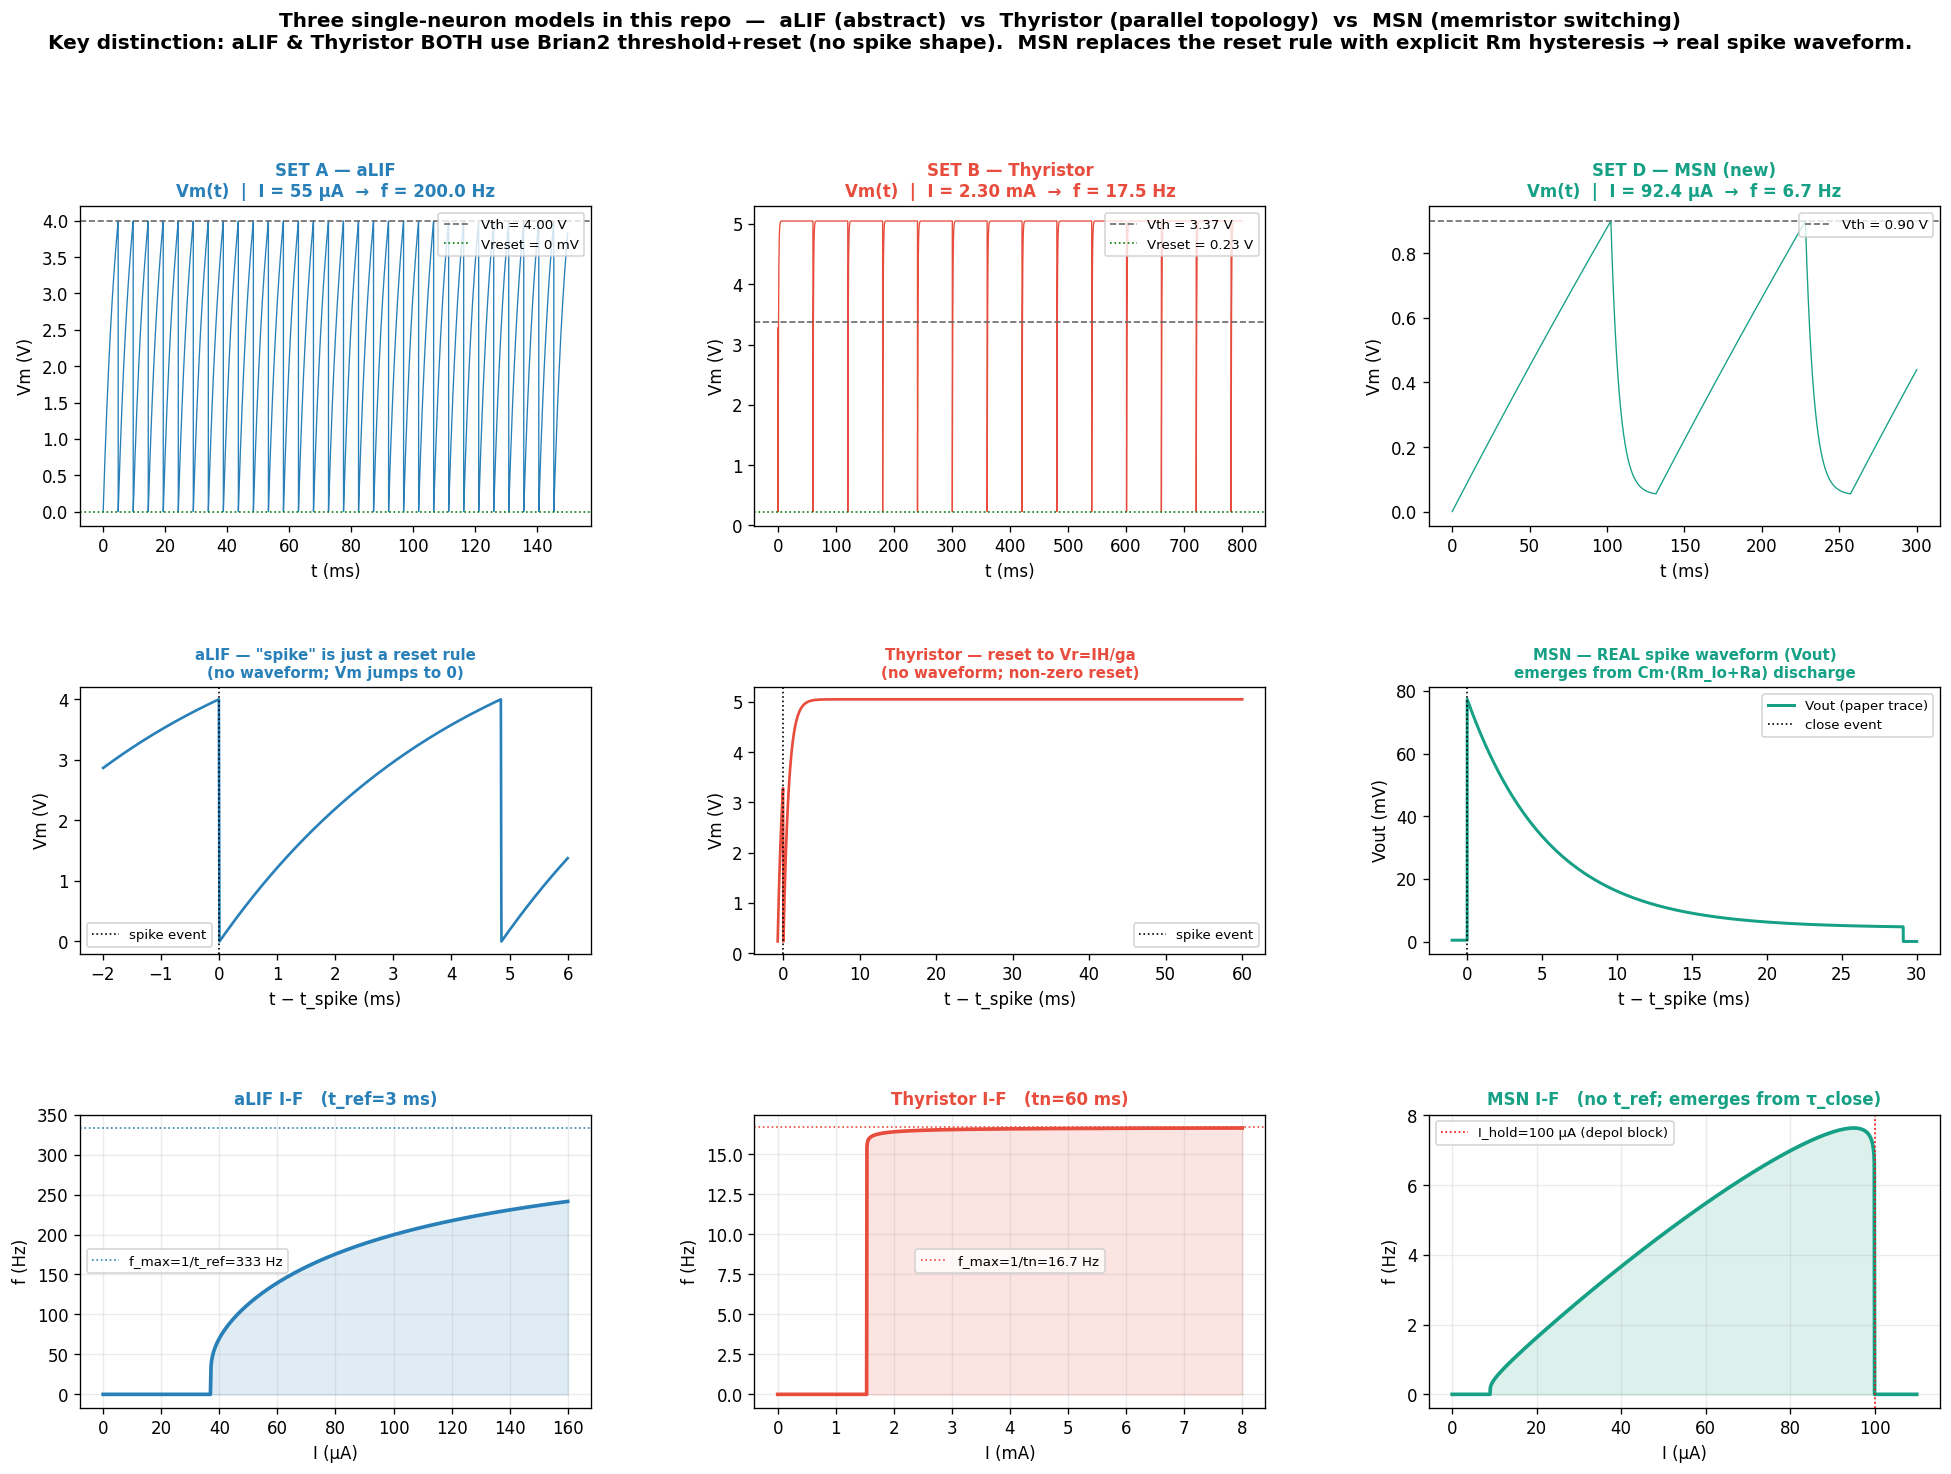

The Python source for this figure:
"""
ns_msn_compare.py
=================
Side-by-side comparison of three single-neuron models in this repo.

  SET A — aLIF        (modelcopare.py SET A)
          series  Rm+Ra,  fixed Rm = Rm_hi,  threshold+reset rule (Vm→0).
          NO spike shape; refractoriness = t_ref parameter.

  SET B — Thyristor   (modelcopare.py SET B)
          parallel  ga ∥ gg,  threshold+reset to Vr = IH/ga ≠ 0.
          NO spike shape; refractoriness = tn parameter.

  SET D — MSN         (ns_msn_v1.py — this thread)
          series  Rm+Ra,  HYSTERETIC Rm (state machine Rm_hi ↔ Rm_lo).
          REAL spike shape: Cm discharges through Rm_lo+Ra during closed phase.
          NO t_ref; refractoriness emerges from τ_close = Cm·(Rm_lo+Ra).
          Wu et al. 2023 §2, Fig. 1e + Fig. 2 (paper-faithful).

  (MSBN — not implemented here. Requires an extra Cs+Rs second compartment
   to support bursting; Wu et al. §3 / Fig. 3.)

Plot rows
  1. Full Vm traces — qualitative shape across the operating range.
  2. Single-spike zoom — instant reset vs real waveform.
  3. I-F curves — three native scales (parameters span 4 orders of magnitude).
"""

import numpy as np
import matplotlib
matplotlib.use('Agg')
import matplotlib.pyplot as plt
import matplotlib.gridspec as gridspec
from brian2 import *

# ╔══════════════════════════════════════════════════════════════════════════╗
# ║ Parameters                                                              ║
# ╚══════════════════════════════════════════════════════════════════════════╝
# ─── SET A — aLIF (paper Eqs. 9–12) ──────────────────────────────────────────
A_Cm     = 40.15e-9
A_Ra     = 10e3
A_Rm_hi  = 98e3
A_Vth    = 4.0
A_Vr     = 0.0
A_tref   = 3e-3
A_Rtot   = A_Rm_hi + A_Ra
A_taum   = A_Cm * A_Rtot
A_I_drive = 55e-6           # → ~127 Hz

# ─── SET B — Thyristor working fit ───────────────────────────────────────────
B_C      = 3.3e-7
B_ga     = 1/2.2e3
B_gg     = 1/680e3
B_IT     = 4.95e-6
B_IH     = 105e-6
B_VT     = B_IT / B_gg      # 3.366 V
B_Vr     = B_IH / B_ga      # 0.231 V
B_tn     = 60e-3
B_taum   = B_C / (B_ga + B_gg)
B_Irheo  = B_VT * (B_ga + B_gg)
B_I_drive = B_Irheo * 1.5

# ─── SET D — MSN (paper Fig. 2) ──────────────────────────────────────────────
D_Cm     = 10e-6
D_Ra     = 47
D_Rm_hi  = 100e3
D_Rm_lo  = 500
D_Vth    = 0.9
D_Ihold  = 100e-6
D_I_drive = 92.4e-6
D_taum_hi = D_Cm * (D_Rm_hi + D_Ra)
D_taum_lo = D_Cm * (D_Rm_lo + D_Ra)

# ╔══════════════════════════════════════════════════════════════════════════╗
# ║ Simulations                                                             ║
# ╚══════════════════════════════════════════════════════════════════════════╝
def sim_aLIF():
    start_scope()
    defaultclock.dt = 0.01*ms
    Cm     = A_Cm   * farad
    Rtot   = A_Rtot * ohm
    Vth_q  = A_Vth  * volt
    Vr_q   = A_Vr   * volt
    Iinj_q = A_I_drive * amp
    eqs = 'dVm/dt = (-Vm/Rtot + Iinj_q) / Cm : volt'
    G = NeuronGroup(1, eqs, threshold='Vm > Vth_q',
                    reset='Vm = Vr_q', refractory=A_tref*second, method='euler')
    G.Vm = 0*volt
    sm = StateMonitor(G, 'Vm', record=True, dt=0.01*ms)
    sp = SpikeMonitor(G)
    run(150*ms)
    return np.array(sm.t/ms), np.array(sm.Vm[0]/volt), np.array(sp.t/ms)

def sim_thyristor():
    start_scope()
    defaultclock.dt = 0.05*ms
    C     = B_C  * farad
    ga    = B_ga * siemens
    gg    = B_gg * siemens
    VT_q  = B_VT * volt
    Vr_q  = B_Vr * volt
    Iinj_q = B_I_drive * amp
    eqs = 'dVm/dt = (-(ga+gg)*Vm + Iinj_q) / C : volt'
    G = NeuronGroup(1, eqs, threshold='Vm > VT_q',
                    reset='Vm = Vr_q', refractory=B_tn*second, method='euler')
    G.Vm = B_Vr*volt
    sm = StateMonitor(G, 'Vm', record=True, dt=0.05*ms)
    sp = SpikeMonitor(G)
    run(800*ms)
    return np.array(sm.t/ms), np.array(sm.Vm[0]/volt), np.array(sp.t/ms)

def sim_MSN():
    start_scope()
    defaultclock.dt = 1*us
    Cm     = D_Cm    * farad
    Ra     = D_Ra    * ohm
    Rm_hi  = D_Rm_hi * ohm
    Rm_lo  = D_Rm_lo * ohm
    Vth_q  = D_Vth   * volt
    Ihold_q = D_Ihold * amp
    Iin_q  = D_I_drive * amp
    eqs = '''
    dVm/dt = (Iin_q - Vm/(Rm_S + Ra)) / Cm   : volt
    Rm_S   = (1 - s)*Rm_hi + s*Rm_lo          : ohm
    I_M    = Vm / (Rm_S + Ra)                 : amp
    Vout   = Vm * Ra / (Rm_S + Ra)            : volt
    s      : 1
    '''
    G = NeuronGroup(1, eqs,
                    threshold='Vm > Vth_q and s < 0.5',
                    reset='s = 1',
                    events={'reopen': 'I_M < Ihold_q and s > 0.5'},
                    method='euler')
    G.run_on_event('reopen', 's = 0')
    G.Vm = 0*volt
    G.s  = 0
    sm = StateMonitor(G, ['Vm', 'Vout'], record=True, dt=2*us)
    sp = SpikeMonitor(G)
    run(300*ms)
    return (np.array(sm.t/ms),
            np.array(sm.Vm[0]/volt),
            np.array(sm.Vout[0]/volt),
            np.array(sp.t/ms))

print("Simulating SET A (aLIF) …")
A_t, A_Vm, A_sp = sim_aLIF()
print(f"  {len(A_sp)} spikes in 150 ms  →  {len(A_sp)/0.150:.0f} Hz")

print("Simulating SET B (Thyristor) …")
B_t, B_Vm, B_sp = sim_thyristor()
print(f"  {len(B_sp)} spikes in 800 ms  →  {len(B_sp)/0.800:.1f} Hz")

print("Simulating SET D (MSN) …")
D_t, D_Vm, D_Vout, D_sp = sim_MSN()
print(f"  {len(D_sp)} spikes in 300 ms  →  {len(D_sp)/0.300:.1f} Hz")

# ╔══════════════════════════════════════════════════════════════════════════╗
# ║ I-F curves (analytical)                                                 ║
# ╚══════════════════════════════════════════════════════════════════════════╝
def IF_aLIF(I_arr):
    f = np.zeros_like(I_arr)
    for k, I in enumerate(I_arr):
        Vss = I*A_Rtot
        if Vss <= A_Vth: continue
        tc = -A_taum * np.log(1 - (A_Vth - A_Vr)/(Vss - A_Vr))
        f[k] = 1.0/(tc + A_tref)
    return f

def IF_thyristor(I_arr):
    f = np.zeros_like(I_arr)
    for k, I in enumerate(I_arr):
        Vss = I/(B_ga + B_gg)
        if Vss <= B_VT: continue
        tc = B_taum * np.log((Vss - B_Vr)/(Vss - B_VT))
        f[k] = 1.0/(tc + B_tn)
    return f

def IF_MSN(I_arr):
    f = np.zeros_like(I_arr)
    R_o = D_Rm_hi + D_Ra
    R_c = D_Rm_lo + D_Ra
    tau_o = D_Cm * R_o
    tau_c = D_Cm * R_c
    Vreop = D_Ihold * R_c
    for k, I in enumerate(I_arr):
        Vss_o = I*R_o
        Vss_c = I*R_c
        if Vss_o <= D_Vth or I >= D_Ihold: continue
        t_o = -tau_o * np.log(1 - D_Vth/Vss_o)
        t_c = -tau_c * np.log((Vreop - Vss_c)/(D_Vth - Vss_c))
        f[k] = 1.0/(t_o + t_c)
    return f

A_Isweep = np.linspace(0, 160e-6, 1500)
B_Isweep = np.linspace(0, 8e-3,   1500)
D_Isweep = np.linspace(0, 110e-6, 1500)
A_f = IF_aLIF(A_Isweep)
B_f = IF_thyristor(B_Isweep)
D_f = IF_MSN(D_Isweep)

# ╔══════════════════════════════════════════════════════════════════════════╗
# ║ Plot                                                                    ║
# ╚══════════════════════════════════════════════════════════════════════════╝
C_A = '#2980B9'   # aLIF blue
C_B = '#E74C3C'   # thyristor red
C_D = '#16A085'   # MSN teal

fig = plt.figure(figsize=(20, 13))
gs  = gridspec.GridSpec(3, 3, figure=fig, hspace=0.55, wspace=0.32,
                        height_ratios=[1.2, 1.0, 1.1])

# ─── Row 0: Vm traces ────────────────────────────────────────────────────────
for col, (t, Vm, sp, c, name, vth, vr, drive_label) in enumerate([
    (A_t, A_Vm, A_sp, C_A, 'SET A — aLIF',
     A_Vth, A_Vr,  f'I = {A_I_drive*1e6:.0f} µA'),
    (B_t, B_Vm, B_sp, C_B, 'SET B — Thyristor',
     B_VT, B_Vr,  f'I = {B_I_drive*1e3:.2f} mA'),
    (D_t, D_Vm, D_sp, C_D, 'SET D — MSN (new)',
     D_Vth, None, f'I = {D_I_drive*1e6:.1f} µA'),
]):
    ax = fig.add_subplot(gs[0, col])
    ax.plot(t, Vm, color=c, lw=0.8)
    ax.axhline(vth, color='dimgray', ls='--', lw=1, label=f'Vth = {vth:.2f} V')
    if vr is not None:
        ax.axhline(vr, color='green', ls=':', lw=1,
                   label=f'Vreset = {vr*1e3:.0f} mV' if vr*1e3 < 100
                         else f'Vreset = {vr:.2f} V')
    rate = len(sp)/((t[-1]-t[0])/1000)
    ax.set_title(f'{name}\nVm(t)  |  {drive_label}  →  f = {rate:.1f} Hz',
                 fontsize=10, fontweight='bold', color=c)
    ax.set_xlabel('t (ms)'); ax.set_ylabel('Vm (V)')
    ax.legend(fontsize=8, loc='upper right')

# ─── Row 1: single-spike zoom ────────────────────────────────────────────────
def zoom_around(t, y, t_event, before, after):
    m = (t >= t_event - before) & (t <= t_event + after)
    return t[m] - t_event, y[m]

# SET A — instant reset (Vm jumps, then re-rises)
ax = fig.add_subplot(gs[1, 0])
if len(A_sp):
    tz, yz = zoom_around(A_t, A_Vm, A_sp[0], 2.0, 6.0)
    ax.plot(tz, yz, color=C_A, lw=1.6)
ax.axvline(0, color='k', ls=':', lw=1, label='spike event')
ax.set_title('aLIF — "spike" is just a reset rule\n(no waveform; Vm jumps to 0)',
             fontsize=9, fontweight='bold', color=C_A)
ax.set_xlabel('t − t_spike (ms)'); ax.set_ylabel('Vm (V)')
ax.legend(fontsize=8)

# SET B — instant reset to Vr
ax = fig.add_subplot(gs[1, 1])
if len(B_sp):
    tz, yz = zoom_around(B_t, B_Vm, B_sp[0], 5, 60)
    ax.plot(tz, yz, color=C_B, lw=1.6)
ax.axvline(0, color='k', ls=':', lw=1, label='spike event')
ax.set_title('Thyristor — reset to Vr=IH/ga\n(no waveform; non-zero reset)',
             fontsize=9, fontweight='bold', color=C_B)
ax.set_xlabel('t − t_spike (ms)'); ax.set_ylabel('Vm (V)')
ax.legend(fontsize=8)

# SET D — REAL spike: show Vout (paper Fig. 2 right inset)
ax = fig.add_subplot(gs[1, 2])
if len(D_sp):
    tz, yz = zoom_around(D_t, D_Vout*1e3, D_sp[0], 1, 30)
    ax.plot(tz, yz, color=C_D, lw=1.8, label='Vout (paper trace)')
ax.axvline(0, color='k', ls=':', lw=1, label='close event')
ax.set_title('MSN — REAL spike waveform (Vout)\nemerges from Cm·(Rm_lo+Ra) discharge',
             fontsize=9, fontweight='bold', color=C_D)
ax.set_xlabel('t − t_spike (ms)'); ax.set_ylabel('Vout (mV)')
ax.legend(fontsize=8, loc='upper right')

# ─── Row 2: I-F curves ───────────────────────────────────────────────────────
ax = fig.add_subplot(gs[2, 0])
ax.plot(A_Isweep*1e6, A_f, color=C_A, lw=2.2)
ax.fill_between(A_Isweep*1e6, A_f, alpha=0.15, color=C_A)
ax.axhline(1/A_tref, color=C_A, ls=':', lw=1,
           label=f'f_max=1/t_ref={1/A_tref:.0f} Hz')
ax.set_xlabel('I (µA)'); ax.set_ylabel('f (Hz)')
ax.set_title(f'aLIF I-F   (t_ref={A_tref*1e3:.0f} ms)',
             fontsize=10, fontweight='bold', color=C_A)
ax.legend(fontsize=8); ax.grid(alpha=0.25)

ax = fig.add_subplot(gs[2, 1])
ax.plot(B_Isweep*1e3, B_f, color=C_B, lw=2.2)
ax.fill_between(B_Isweep*1e3, B_f, alpha=0.15, color=C_B)
ax.axhline(1/B_tn, color=C_B, ls=':', lw=1,
           label=f'f_max=1/tn={1/B_tn:.1f} Hz')
ax.set_xlabel('I (mA)'); ax.set_ylabel('f (Hz)')
ax.set_title(f'Thyristor I-F   (tn={B_tn*1e3:.0f} ms)',
             fontsize=10, fontweight='bold', color=C_B)
ax.legend(fontsize=8); ax.grid(alpha=0.25)

ax = fig.add_subplot(gs[2, 2])
ax.plot(D_Isweep*1e6, D_f, color=C_D, lw=2.2)
ax.fill_between(D_Isweep*1e6, D_f, alpha=0.15, color=C_D)
ax.axvline(D_Ihold*1e6, color='red', ls=':', lw=1,
           label=f'I_hold={D_Ihold*1e6:.0f} µA (depol block)')
ax.set_xlabel('I (µA)'); ax.set_ylabel('f (Hz)')
ax.set_title('MSN I-F   (no t_ref; emerges from τ_close)',
             fontsize=10, fontweight='bold', color=C_D)
ax.legend(fontsize=8); ax.grid(alpha=0.25)

# ─── Suptitle / annotation table ────────────────────────────────────────────
fig.suptitle(
    'Three single-neuron models in this repo  —  '
    'aLIF (abstract)  vs  Thyristor (parallel topology)  vs  MSN (memristor switching)\n'
    'Key distinction: aLIF & Thyristor BOTH use Brian2 threshold+reset (no spike shape).  '
    'MSN replaces the reset rule with explicit Rm hysteresis → real spike waveform.',
    fontsize=12, fontweight='bold', y=1.005)

out_path = '/home/haoran/Projects/Brain2simulator/ns_msn_compare.png'
plt.savefig(out_path, dpi=120, bbox_inches='tight')
print(f"\nFigure saved → {out_path}")

# ╔══════════════════════════════════════════════════════════════════════════╗
# ║ Summary table                                                           ║
# ╚══════════════════════════════════════════════════════════════════════════╝
print("\n" + "="*78)
print("  STRUCTURAL COMPARISON")
print("="*78)
rows = [
    ("Topology",       "Series Rm+Ra",        "Parallel ga∥gg",       "Series Rm+Ra"),
    ("Rm during spike","fixed = Rm_hi",       "(no Rm)",               "STATE: Rm_hi↔Rm_lo"),
    ("Spike emit",     "threshold+reset",     "threshold+reset",       "natural close event"),
    ("Vm during spike","INSTANT jump to Vr=0","INSTANT jump to Vr",   "CONTINUOUS discharge"),
    ("Spike shape",    "none",                "none",                  "real (paper Fig. 2)"),
    ("Refractory",     f"t_ref={A_tref*1e3:.0f} ms (param)",
                       f"tn={B_tn*1e3:.0f} ms (param)",
                       f"τ_close={D_taum_lo*1e3:.2f} ms (emergent)"),
    ("Cm",             f"{A_Cm*1e9:.1f} nF",
                       f"{B_C*1e9:.0f} nF",
                       f"{D_Cm*1e6:.0f} µF"),
    ("Time scale",     "ms",                  "ms",                    "ms (paper Fig. 2)"),
    ("Source file",    "modelcopare.py",      "modelcopare.py",        "ns_msn_v1.py"),
]
print(f"  {'':<22}{'SET A — aLIF':<24}{'SET B — Thyristor':<25}{'SET D — MSN'}")
print("-"*78)
for r in rows:
    print(f"  {r[0]:<22}{r[1]:<24}{r[2]:<25}{r[3]}")
print("="*78)
print("  Note: MSBN (bursting) needs a second Cs+Rs compartment — not in this repo yet.")
print("="*78)
